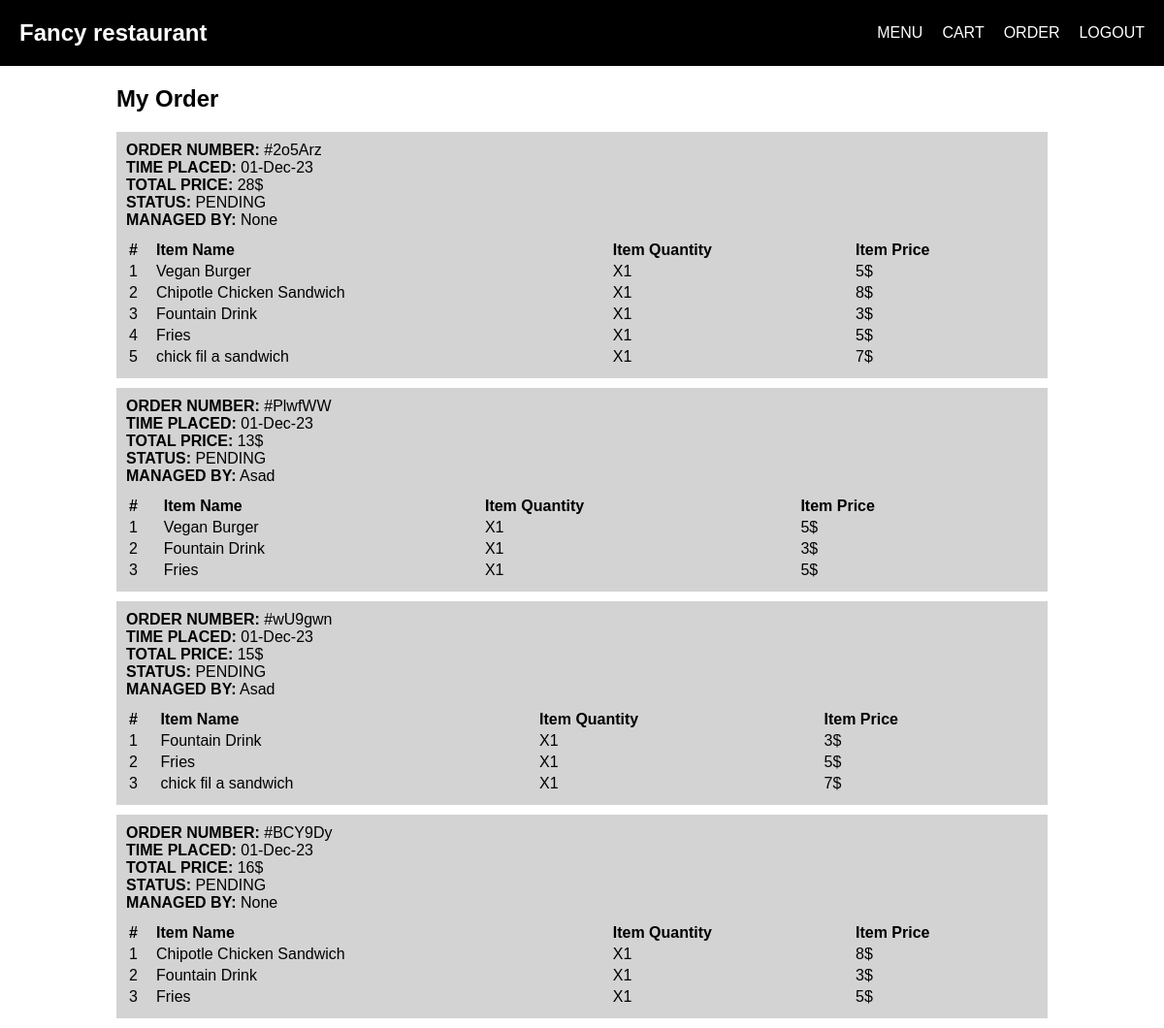
Screenshot of /customer/view_order (signed in) with the database file from the repository.
### resturant/models.py (models this page shows)
class Order(db.Model):
    order_number = db.Column(db.String(20), primary_key=True)
    time_placed = db.Column(db.Date)
    order_cost = db.Column(db.Integer)
    order_status = db.Column(db.String(10))
    customer_id = db.Column(db.String(30), db.ForeignKey(Customer.email))
    employee_id = db.Column(db.String(30), db.ForeignKey(Employee.employeeID))
    items = db.relationship('Items', secondary=order_items_association, backref=db.backref('orders', lazy='dynamic'))

class Items(db.Model):
    itemID = db.Column(db.Integer, primary_key=True)
    name = db.Column(db.String(255))
    quantity = db.Column(db.Integer)
    price = db.Column(db.Integer)
    type = db.Column(db.String(10))

class Employee(db.Model):
    employeeID = db.Column(db.String(20), primary_key=True)
    name = db.Column(db.String(30))
    role = db.Column(db.String(10))
    SSN = db.Column(db.String(20))
    password = db.Column(db.String(255))
    order_managing = db.relationship('Order', backref='employee')

### resturant/customer.py (the view)
@customer.route("/view_order")
def view_order():
    this_user = Customer.query.filter(Customer.username == session['username']).first()
    placed_orders = Order.query.filter(Order.customer == this_user).all()
    item_quantity = dict()
    for order in placed_orders:
        if not order.order_number in item_quantity:
            item_quantity[order.order_number] = dict()
        for item in order.items:
            item_quantity[order.order_number][item.itemID] = db.session.query(order_items_association).filter_by(
                order_number=order.order_number, itemID=item.itemID).first().quantity
    print(item_quantity)
    return render_template("customer/view_order.html"
                           , placed_orders=placed_orders
                           , item_quantity=item_quantity)

### resturant/templates/customer/view_order.html (shortened to what this page needs)
{% extends "base.html" %}
{% set title = "ORDERS" %}
{% block content %}
    <div class="content">
        <h2>My Order</h2>
        {% for order in placed_orders %}
            <div class="order">
                <div class="order__details">
                    <span><b>ORDER NUMBER:</b> #{{ order.order_number }}</span>
                    <span><b>TIME PLACED:</b> {{ order.time_placed.strftime("%d-%b-%y") }}</span>
                    <span><b>TOTAL PRICE:</b> {{ order.order_cost }}$</span>
                    <span class="order_status"><b>STATUS:</b> {{ order.order_status }}</span>
                    <span><b>MANAGED BY:</b> {{ order.employee.name or "None" }}</span>
                </div>
                <table>
                    <thead>
                        <tr>
                            <th>#</th>
                            <th>Item Name</th>
                            <th>Item Quantity</th>
                            <th>Item Price</th>
                        </tr>
                    </thead>
                    <tbody>
                        {% for item in order.items %}
                            <tr>
                                <td>{{ loop.index }}</td>
                                <td>{{ item.name }}</td>
                                <td>X{{ item_quantity[order.order_number][item.itemID] }}</td>
                                <td>{{ item.price }}$</td>
                            </tr>
                        {% endfor %}
                    </tbody>
                </table>
            </div>
        {% endfor %}
    </div>
{% endblock %}

### resturant/static/base.css (style rules this page uses)
* { font-family: Arial; box-sizing: border-box; }
body { margin: 0; }
.content { margin-inline: 10%; }

### resturant/templates/customer/view_order.html (style rules this page uses)
.order { background-color: lightgrey; padding: 10px; margin-bottom: 10px; }
table { width: 100%; text-align: left; }
.order__details { margin-bottom: 10px; }
span { display: block; }

### rows the page displays
Order: order_number "2o5Arz", time_placed "01-Dec-23", order_cost "28", order_status "PENDING", employee "None"
Items: name "Vegan Burger", itemID "1", price "5"
Items: name "Chipotle Chicken Sandwich", item_quantity "1", price "8"
Items: name "Fountain Drink", item_quantity "1", price "3"
Items: name "Fries", item_quantity "1", price "5"
Items: name "chick fil a sandwich", item_quantity "1", price "7"
Order: order_number "PlwfWW", time_placed "01-Dec-23", order_cost "13", order_status "PENDING", employee "Asad"
Order: order_number "wU9gwn", time_placed "01-Dec-23", order_cost "15", order_status "PENDING", employee "Asad"
Order: order_number "BCY9Dy", time_placed "01-Dec-23", order_cost "16", order_status "PENDING", employee "None"

### other values shown
{{ APPLICATION_NAME.capitalize() }} "Fancy restaurant"
